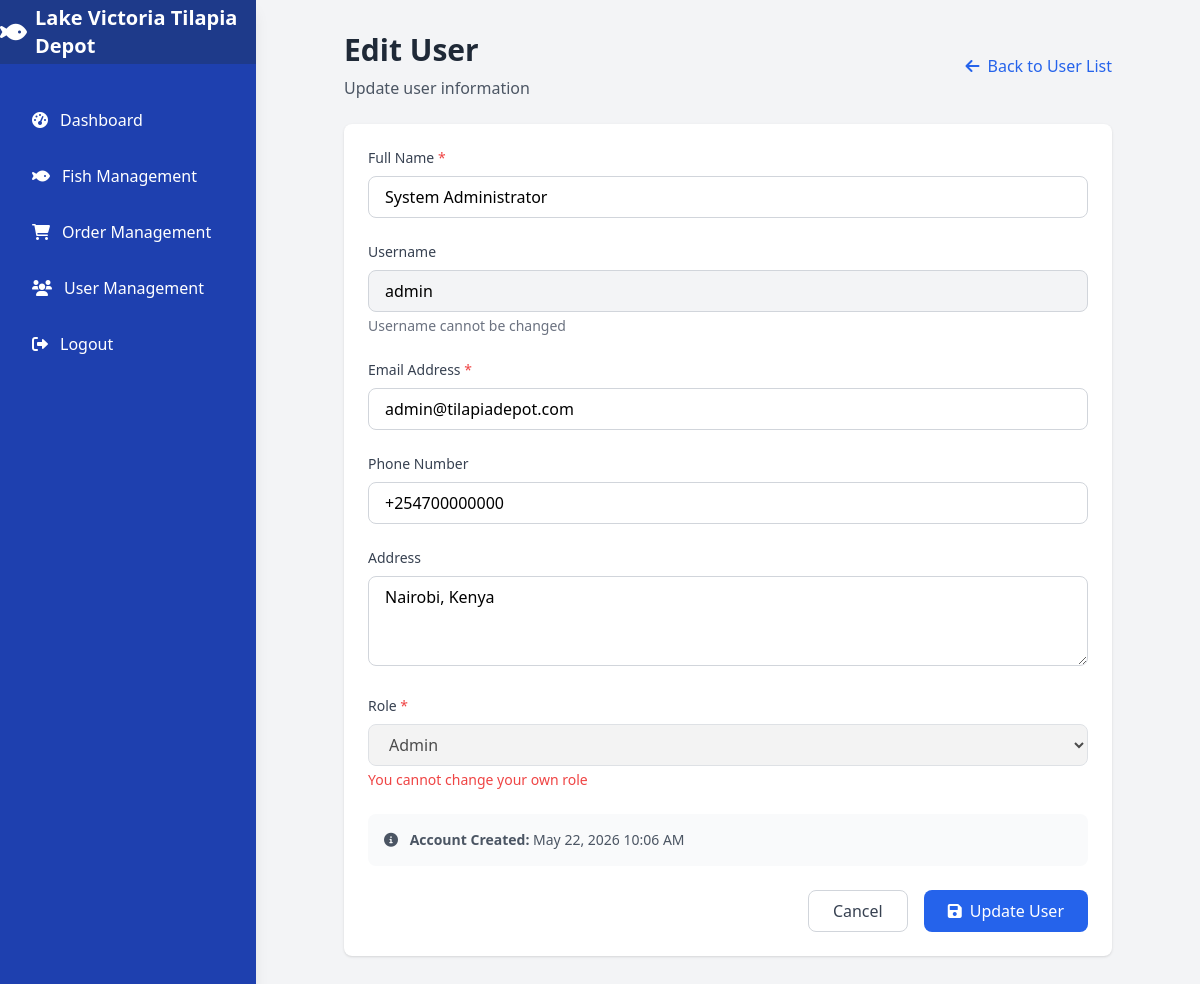
The app's page /views/staff/edit_user.php?id=1 (signed in) with its own data.
### tables this page shows
CREATE TABLE users (
    id INT PRIMARY KEY AUTO_INCREMENT,
    username VARCHAR(50) UNIQUE NOT NULL,
    email VARCHAR(100) UNIQUE NOT NULL,
    password VARCHAR(255) NOT NULL,
    full_name VARCHAR(100) NOT NULL,
    phone VARCHAR(20),
    address TEXT,
    role ENUM('admin', 'staff', 'customer') DEFAULT 'customer',
    created_at TIMESTAMP DEFAULT CURRENT_TIMESTAMP,
    updated_at TIMESTAMP DEFAULT CURRENT_TIMESTAMP ON UPDATE CURRENT_TIMESTAMP
);

### controllers/UserController.php (called while the page is built, shortened)
<?php
require_once __DIR__ . '/../config/database.php';
require_once __DIR__ . '/../models/User.php';
class UserController
{
    private $user;
    public function __construct()
    {
        $database = new Database();
        $this->db = $database->getConnection();
        $this->user = new User($this->db);
    }
    public function getUserById($id)
    {
        try {
            return $this->user->getUserById($id);
        } catch (Exception $e) {
            error_log("Get user by ID error: " . $e->getMessage());
            return null;
        }
    }
}

### config/database.php (called while the page is built, shortened)
<?php
class Database
{
    private $host = DB_HOST;
    private $dbname = DB_NAME;
    private $username = DB_USER;
    private $password = DB_PASS;
    public function getConnection()
    {
        $this->conn = null;
        try {
            $this->conn = new PDO(
                "mysql:host=" . $this->host . ";dbname=" . $this->dbname . ";charset=utf8",
                $this->username,
                $this->password
            );
            $this->conn->setAttribute(PDO::ATTR_ERRMODE, PDO::ERRMODE_EXCEPTION);
        } catch (PDOException $exception) {
            error_log("Database connection error: " . $exception->getMessage());
        }
        return $this->conn;
    }
}

### models/user.php (called while the page is built, shortened)
<?php
class User
{
    private $conn;
    private $table = 'users';
    public function __construct($db)
    {
        $this->conn = $db;
    }
    public function getUserById($id)
    {
        $query = "SELECT id, username, email, full_name, phone, address, role, created_at
                  FROM " . $this->table . "
                  WHERE id = :id";
        $stmt = $this->conn->prepare($query);
        $stmt->bindParam(":id", $id);
        $stmt->execute();
        return $stmt->fetch(PDO::FETCH_ASSOC);
    }
}

### views/staff/edit_user.php (the view, shortened to what this page needs)
<?php
require_once '../../controllers/AuthController.php';
require_once '../../controllers/UserController.php';
$userController = new UserController();
$user_id = $_GET['id'] ?? null;
$user = $userController->getUserById($user_id);
?>
<!DOCTYPE html>
<html lang="en">
<head>
    <script src="https://cdn.tailwindcss.com"></script>
    <link href="https://cdnjs.cloudflare.com/ajax/libs/font-awesome/6.0.0/css/all.min.css" rel="stylesheet">
</head>
<body class="bg-gray-100">
    <?php include '../includes/staff_sidebar.php'; ?>
    <div class="ml-64 p-8">
        <div class="max-w-3xl mx-auto">
            <div class="mb-6">
                <div class="flex items-center justify-between">
                    <div>
                        <h1 class="text-3xl font-bold text-gray-800">Edit User</h1>
                        <p class="text-gray-600 mt-2">Update user information</p>
                    </div>
                    <a href="users_list.php" class="text-blue-600 hover:text-blue-800">
                        <i class="fas fa-arrow-left mr-2"></i>Back to User List
                    </a>
                </div>
            </div>
            <div class="bg-white rounded-lg shadow p-6">
                <form method="POST" action="">
                    <div class="mb-6">
                        <label for="full_name" class="block text-sm font-medium text-gray-700 mb-2">
                            Full Name <span class="text-red-500">*</span>
                        </label>
                        <input type="text" id="full_name" name="full_name" required
                            value="<?php echo htmlspecialchars($_POST['full_name'] ?? $user['full_name']); ?>"
                            class="w-full px-4 py-2 border border-gray-300 rounded-lg focus:outline-none focus:ring-2 focus:ring-blue-500">
                    </div>
                    <div class="mb-6">
                        <label for="username" class="block text-sm font-medium text-gray-700 mb-2">
                            Username
                        </label>
                        <input type="text" id="username" name="username" readonly
                            value="<?php echo htmlspecialchars($user['username']); ?>"
                            class="w-full px-4 py-2 border border-gray-300 rounded-lg bg-gray-100 cursor-not-allowed">
                        <p class="text-sm text-gray-500 mt-1">Username cannot be changed</p>
                    </div>
                    <div class="mb-6">
                        <label for="email" class="block text-sm font-medium text-gray-700 mb-2">
                            Email Address <span class="text-red-500">*</span>
                        </label>
                        <input type="email" id="email" name="email" required
                            value="<?php echo htmlspecialchars($_POST['email'] ?? $user['email']); ?>"
                            class="w-full px-4 py-2 border border-gray-300 rounded-lg focus:outline-none focus:ring-2 focus:ring-blue-500">
                    </div>
                    <div class="mb-6">
                        <label for="phone" class="block text-sm font-medium text-gray-700 mb-2">
                            Phone Number
                        </label>
                        <input type="tel" id="phone" name="phone"
                            value="<?php echo htmlspecialchars($_POST['phone'] ?? $user['phone'] ?? ''); ?>"
                            class="w-full px-4 py-2 border border-gray-300 rounded-lg focus:outline-none focus:ring-2 focus:ring-blue-500">
                    </div>
                    <div class="mb-6">
                        <label for="address" class="block text-sm font-medium text-gray-700 mb-2">
                            Address
                        </label>
                        <textarea id="address" name="address" rows="3"
                            class="w-full px-4 py-2 border border-gray-300 rounded-lg focus:outline-none focus:ring-2 focus:ring-blue-500"><?php echo htmlspecialchars($_POST['address'] ?? $user['address'] ?? ''); ?></textarea>
                    </div>
                    <div class="mb-6">
                        <label for="role" class="block text-sm font-medium text-gray-700 mb-2">
                            Role <span class="text-red-500">*</span>
                        </label>
                        <select id="role" name="role" required
                            class="w-full px-4 py-2 border border-gray-300 rounded-lg focus:outline-none focus:ring-2 focus:ring-blue-500"
                            <?php echo ($user['id'] == $_SESSION['user_id']) ? 'disabled' : ''; ?>>
                            <option value="admin" <?php echo ($user['role'] === 'admin') ? 'selected' : ''; ?>>Admin</option>
                        </select>
                        <?php if ($user['id'] == $_SESSION['user_id']): ?>
                            <p class="text-sm text-red-500 mt-1">You cannot change your own role</p>
                        <?php else: ?>
                            <p class="text-sm text-gray-500 mt-1">Select the user's role in the system</p>
                        <?php endif; ?>
                    </div>
                    <div class="bg-gray-50 p-4 rounded-lg mb-6">
                        <p class="text-sm text-gray-600">
                            <i class="fas fa-info-circle mr-2"></i>
                            <strong>Account Created:</strong> <?php echo date('F j, Y g:i A', strtotime($user['created_at'])); ?>
                        </p>
                    </div>
                    <div class="flex justify-end space-x-4">
                        <a href="users_list.php"
                            class="px-6 py-2 border border-gray-300 text-gray-700 rounded-lg hover:bg-gray-50 transition duration-200">
                            Cancel
                        </a>
                        <button type="submit"
                            class="bg-blue-600 text-white px-6 py-2 rounded-lg hover:bg-blue-700 transition duration-200">
                            <i class="fas fa-save mr-2"></i>Update User
                        </button>
                    </div>
                </form>
            </div>
        </div>
    </div>
</body>
</html>

### records on screen
users: full_name "System Administrator", username "admin", email "admin@tilapiadepot.com", phone "+254700000000", address "Nairobi, Kenya", role "Admin", created_at "May 22, 2026 10:06 AM"

### other values on screen
SITE_NAME "Lake Victoria Tilapia Depot"
